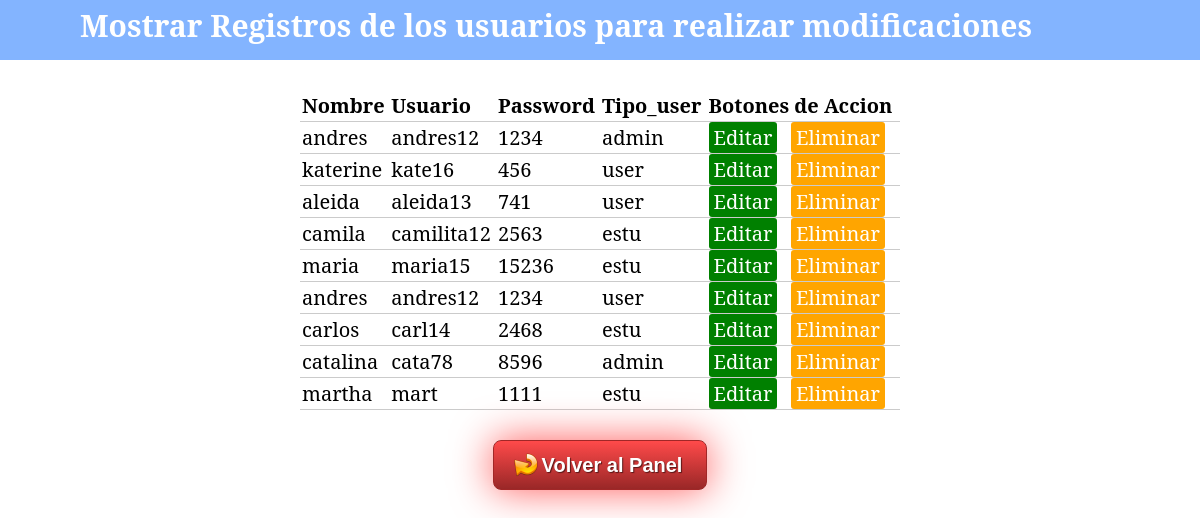
Page /mostrar_usuarios.php (signed in) on the committed database.
### tables this page shows
CREATE TABLE IF NOT EXISTS `usuarios` (
  `id_usuario` int(10) NOT NULL AUTO_INCREMENT,
  `nombre` varchar(255) NOT NULL,
  `usuario` varchar(255) NOT NULL,
  `password` varchar(255) NOT NULL,
  `tipo` varchar(255) NOT NULL,
  PRIMARY KEY (`id_usuario`)
);

### mostrar_usuarios.php (the view, shortened to what this page needs)
<!DOCTYPE html>
<html lang="es">
<head>
	<link rel="stylesheet" type="text/css" href="css/estilo7.css">
</head>
<body>
<nav>
	<h2> Mostrar Registros de los usuarios para realizar modificaciones </h2>
</nav>
<?php
include "conexion.php";
?>
<table>
	<tr>
		<th>Nombre</th>
		<th>Usuario </th>
		<th>Password</th>
		<th>Tipo_user</th>
		<th colspan="2">Botones de Accion</th>
	</tr>
    <tbody>
    	<?php
        $registros= mysqli_query($conexion, "SELECT * FROM usuarios") or die("Problemas en el select".mysqli_error($conexion));
          while ($row = mysqli_fetch_array($registros)) { ?>
          	<tr>
		      <td><?php echo $row['nombre']?></td>
		      <td><?php echo $row['usuario']?></td>
		      <td><?php echo $row['password']?></td>
		      <td><?php echo $row['tipo']?></td>
		      <td>
                 <a href="modificar.php?edit=<?php echo $row['id_usuario']?>" class="edit_btn"> Editar </a>
		      </td>
		      <td>
                 <a href="eliminar.php?del=<?php echo $row['id_usuario']?>" class="del_btn"> Eliminar </a>
		      </td>
	        </tr>
        <?php  } ?>
     </tbody>
</table>
<center><a class="button1" href="administrador.php">Volver al Panel</a></center>
</body>
</html>

### css/estilo7.css (style rules this page uses)
* { margin: 0; padding: 0; box-sizing: border-box; }
body { font-size: 20px; font-family: 'Noto Serif', serif; }
nav { background: #83B4FF; height: 60px; }
h2 { color: white; padding: 5px 0 0 80px; }
table { width: 50%; margin: 30px auto; text-align: left; border-collapse: collapse; }
tr { border-bottom: 1px solid #cbcbcb; }
th,td { border: none; height: 30px; padding: 2px; }
.edit_btn { text-decoration: none; padding: 2px 5px; background: green; color: white; border-radius: 3px; }
.del_btn { text-decoration: none; padding: 2px 5px; background: orange; color: white; border-radius: 3px; }
.button1 { display: inline-block; text-align: center; vertical-align: middle; padding: 12px 24px; border: 1px solid #a12727; border-radius: 8px; background: #ff4a4a; background: -webkit-gradient(linear, left top, left bottom, from(#ff4a4a), to(#992727)); background: -moz-linear-gradient(top, #ff4a4a, #992727); background: linear-gradient(to bottom, #ff4a4a, #992727); -webkit-box-shadow: #ff5959 0px 0px 40px 0px; -moz-box-shadow: #ff5959 0px 0px 40px 0px; box-shadow: #ff5959 0px 0px 40px 0px; text-shadow: #591717 1px 1px 1px; font: normal normal bold 20px arial; color: #ffffff; text-decoration: none; }
.button1:before { content: "\0000a0"; display: inline-block; height: 24px; width: 24px; line-height: 24px; margin: 0 4px -6px -4px; position: relative; top: 0px; left: 0px; background-size: 100% 100%; }

### rows in the picture
usuarios: nombre "andres", usuario "andres12", password "1234", tipo "admin"
usuarios: nombre "katerine", usuario "kate16", password "456", tipo "user"
usuarios: nombre "aleida", usuario "aleida13", password "741", tipo "user"
usuarios: nombre "camila", usuario "camilita12", password "2563", tipo "estu"
usuarios: nombre "maria", usuario "maria15", password "15236", tipo "estu"
usuarios: nombre "andres", usuario "andres12", password "1234", tipo "user"
usuarios: nombre "carlos", usuario "carl14", password "2468", tipo "estu"
usuarios: nombre "catalina", usuario "cata78", password "8596", tipo "admin"
usuarios: nombre "martha", usuario "mart", password "1111", tipo "estu"
